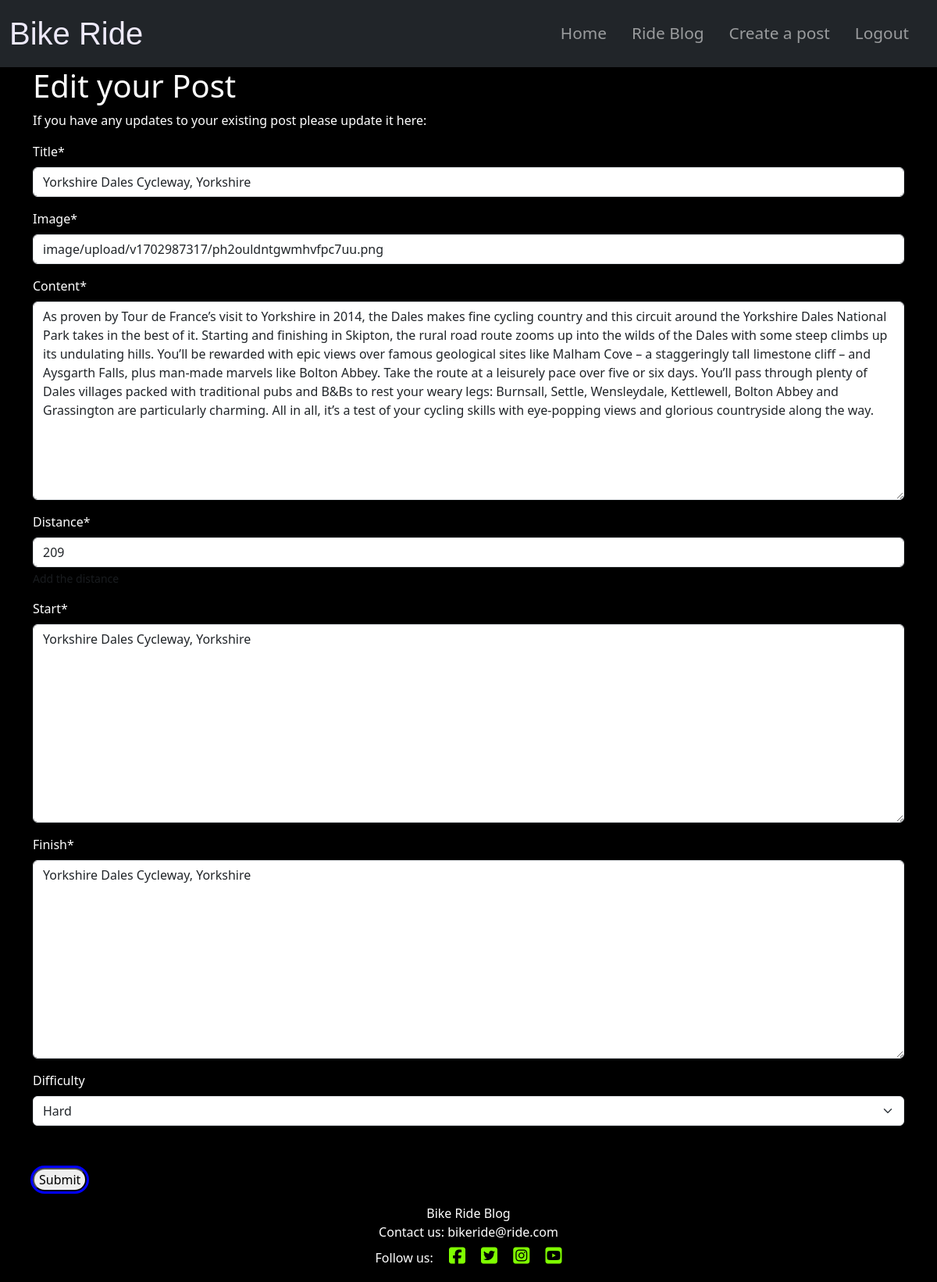
Page /entry/edit/1 (signed in) on the committed database.
### ride/models.py (models this page shows, shortened)
class Entry(models.Model):
    title = models.CharField(max_length=200, unique=True)
    slug = models.SlugField(max_length=200, unique=True)
    author = models.ForeignKey(User, on_delete=models.CASCADE)
    updated_on = models.DateTimeField(auto_now=True)
    created_on = models.DateTimeField(auto_now_add=True)
    distance = models.IntegerField(help_text="Add the distance", default=0)
    start = models.TextField(blank=False)
    finish = models.TextField(blank=False)
    content = models.TextField()
    featured_image = CloudinaryField("image", default="placeholder")
    status = models.IntegerField(choices=STATUS, default=0)
    difficulty = models.CharField(
        max_length=10, null=True, blank=True, choices=diff
    )
    class Meta:
        ordering = ["-created_on"]

### ride/views.py (the view, shortened to what this page needs)
# urls.py: path('edit/<slug:pk>', views.EntryEdit.as_view(), name='entry_edit'),
class EntryEdit(LoginRequiredMixin, UserPassesTestMixin, UpdateView):
    Model = Entry
    form_class = EntryForm
    success_url = "/entry/"
    template_name = "entry_edit.html"
    queryset = Entry.objects
    def test_func(self):
        return self.request.user == self.get_object().author

### ride/forms.py
class EntryForm(forms.ModelForm):
    class Meta:
        model = Entry
        fields = (
            "title",
            "featured_image",
            "content",
            "distance",
            "start",
            "finish",
            "difficulty",
        )
        widgets = {"review": SummernoteWidget()}

### templates/entry_edit.html (shortened to what this page needs)
{% extends "base.html" %}
{% load crispy_forms_tags %}
{% block content %}
<div class="container">
    <div class="edit_post_form white">
        <h1>Edit your Post</h1>
        <p>If you have any updates to your existing post please update it here:</p>
        <form  action="{% url 'entry_edit' entry.id %}" method="POST" enctype="multipart/form-data">
            {{ form|crispy }}
            <input class="button edit-btn" type="submit" value="Submit">
        </form>
    </div>
</div>
{% endblock %}

### static/css/style.css (style rules this page uses)
body { background-color: #000000; }
.button { outline: 3px solid blue; border-radius: 1em; }
.white { color: #FFFFFF; }
.post_btn, .edit-btn, .create_btn { margin-top: 1cm; }

### rows in the picture
Entry: title "Yorkshire Dales Cycleway, Yorkshire", featured_image "image/upload/v1702987317/ph2ouldntgwmhvfpc7uu.png", content "As proven by Tour de France’s visit to Yorkshire in 2014, the Dales makes fine cycling country and this circuit around the Yorkshire Dales National Park takes in the best of it. Starting and finishing in Skipton, the rural road route zooms up into the wilds of the Dales with some steep climbs up its undulating hills. You’ll be rewarded with epic views over famous geological sites like Malham Cove – a staggeringly tall limestone cliff – and Aysgarth Falls, plus man-made marvels like Bolton Abbey. Take the route at a leisurely pace over five or six days. You’ll pass through plenty of Dales villages packed with traditional pubs and B&Bs to rest your weary legs: Burnsall, Settle, Wensleydale,…", distance "209", start "Yorkshire Dales Cycleway, Yorkshire", finish "Yorkshire Dales Cycleway, Yorkshire", difficulty "Hard"
